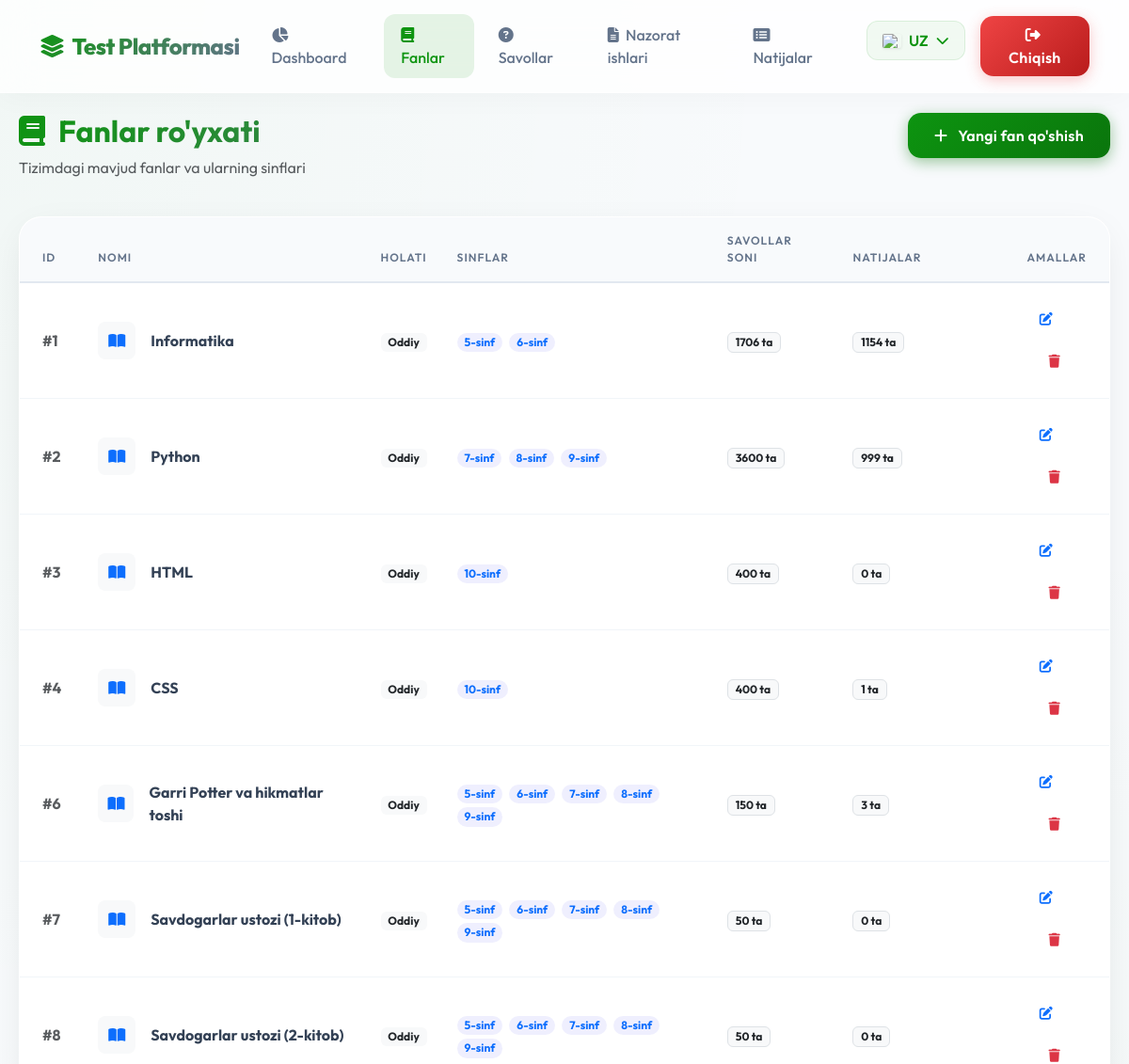
Before: /admin/subjects (signed in, upper part) with the older database file.
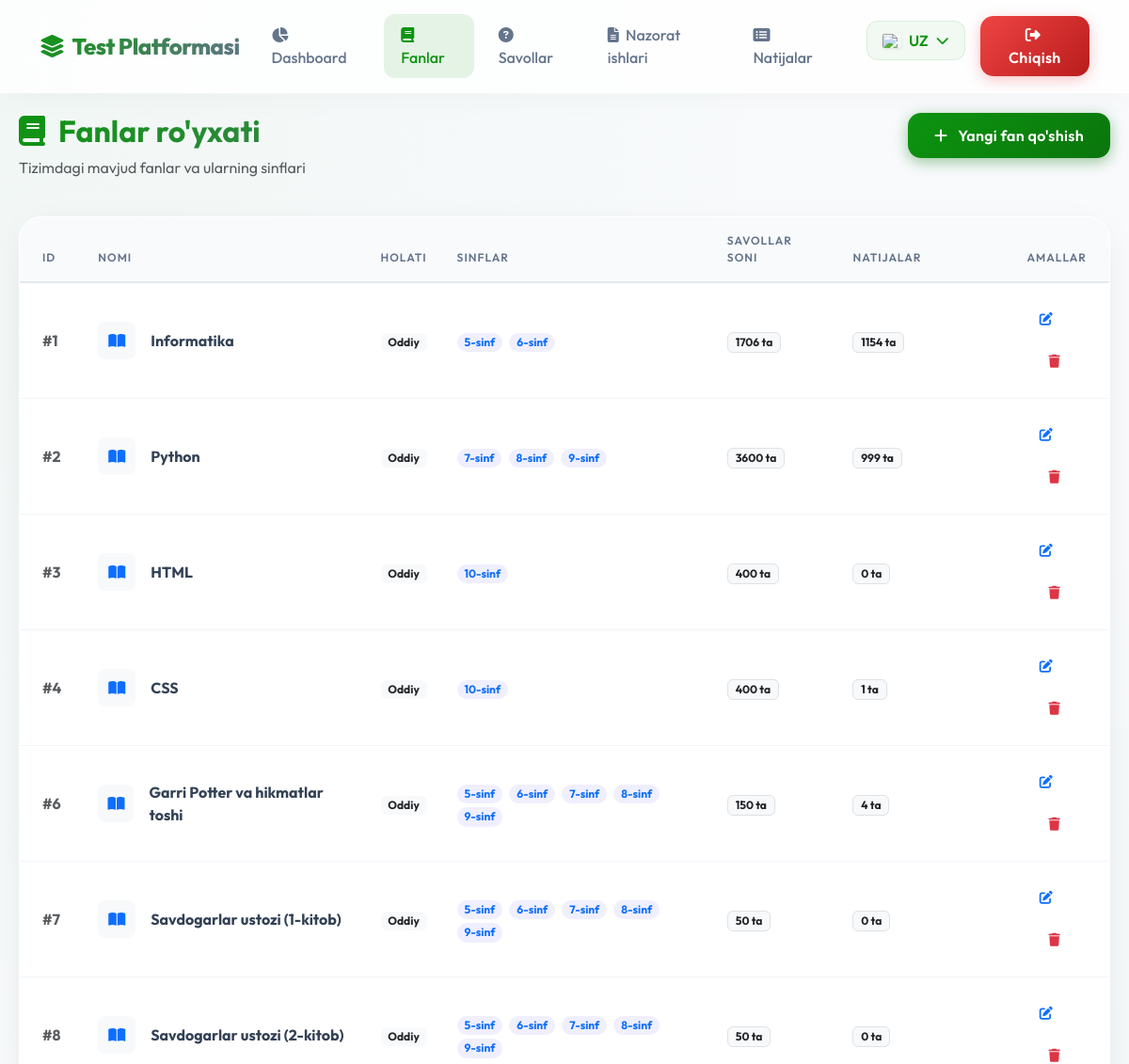
After: the same page with the newer database file.
### models.py (models this page shows)
class Subject(db.Model):
    id = db.Column(db.Integer, primary_key=True)
    name = db.Column(db.String(50), nullable=False)
    name_ru = db.Column(db.String(50))
    name_en = db.Column(db.String(50))
    grades = db.Column(db.String(20), nullable=False)  # "5,6" yoki "7,8,9"
    is_protected = db.Column(db.Boolean, default=False) # Anti-cheat protection
    question_count = db.Column(db.Integer, default=20)
    time_limit = db.Column(db.Integer, default=30)
    show_results = db.Column(db.Boolean, default=True)

### routes/admin.py (the view)
@admin_bp.route('/subjects')
def subjects():
    subjects = Subject.query.all()
    return render_template('admin_subjects.html', subjects=subjects)

### routes/admin.py (called while the page is built)
@admin_bp.before_request
def require_login():
    allowed_routes = ['admin.login', 'admin.result_delete']
    if request.endpoint != 'admin.login' and 'admin_id' not in session:
        return redirect(url_for('admin.login'))

### templates/admin_subjects.html (shortened to what this page needs)
{% extends "base.html" %}
{% block content %}
<div class="row mb-4 animate-fade-in-up">
    <div class="col-md-8">
        <h2 class="fw-bold text-gradient"><i class="fas fa-book me-2"></i> {{ _('Fanlar ro\'yxati') }}</h2>
        <p class="text-muted">{{ _('Tizimdagi mavjud fanlar va ularning sinflari') }}</p>
    </div>
    <div class="col-md-4 text-md-end">
        <a href="{{ url_for('admin.subject_add') }}" class="btn btn-primary">
            <i class="fas fa-plus me-2"></i> {{ _('Yangi fan qo\'shish') }}
        </a>
    </div>
</div>
<div class="card animate-fade-in-up" style="animation-delay: 0.1s;">
    <div class="card-body p-0">
        <div class="table-responsive">
            <table class="table table-hover align-middle mb-0">
                <thead>
                    <tr>
                        <th class="ps-4">ID</th>
                        <th>{{ _('Nomi') }}</th>
                        <th>{{ _('Holati') }}</th>
                        <th>{{ _('Sinflar') }}</th>
                        <th>{{ _('Savollar soni') }}</th>
                        <th>{{ _('Natijalar') }}</th>
                        <th class="text-end pe-4">{{ _('Amallar') }}</th>
                    </tr>
                </thead>
                <tbody>
                    {% for subject in subjects %}
                    <tr>
                        <td class="ps-4 fw-bold text-muted">#{{ subject.id }}</td>
                        <td>
                            <div class="d-flex align-items-center">
                                <div class="icon-square bg-light text-primary rounded-3 me-3 d-flex align-items-center justify-content-center"
                                    style="width: 40px; height: 40px;">
                                    <i class="fas fa-book-open"></i>
                                </div>
                                <span class="fw-bold">{{ subject.name }}</span>
                            </div>
                        </td>
                        <td>
                            {% if subject.is_protected %}
                            <span class="badge bg-success"><i class="fas fa-shield-alt"></i> {{ _('Himoyalangan')
                                }}</span>
                            {% else %}
                            <span class="badge bg-light text-dark">{{ _('Oddiy') }}</span>
                            {% endif %}
                        </td>
                        <td>
                            {% for grade in subject.grades.split(',') %}
                            <span class="badge bg-soft-primary text-primary rounded-pill me-1">{{ grade }}-{{ _('sinf')
                                }}</span>
                            {% endfor %}
                        </td>
                        <td>
                            <span class="badge bg-light text-dark border">{{ subject.questions|length }} {{ _('ta')
                                }}</span>
                        </td>
                        <td>
                            <span class="badge bg-light text-dark border">{{ subject.results|length }} {{ _('ta')
                                }}</span>
                        </td>
                        <td class="text-end pe-4">
                            <a href="{{ url_for('admin.subject_edit', id=subject.id) }}"
                                class="btn btn-sm btn-outline-primary me-2">
                                <i class="fas fa-edit"></i>
                            </a>
                            <a href="{{ url_for('admin.subject_delete', id=subject.id) }}"
                                class="btn btn-sm btn-outline-danger"
                                onclick="return confirm('{{ _('Haqiqatan ham bu fanni o\'chirmoqchimisiz? Unga bog\'liq barcha ma\'lumotlar tekshiriladi.') }}')">
                                <i class="fas fa-trash"></i>
                            </a>
                        </td>
                    </tr>
                    {% endfor %}
                </tbody>
            </table>
        </div>
    </div>
</div>
{% endblock %}

Changed rows visible on the page:
changed Subject "Garri Potter va hikmatlar toshi": results|length "3" → "4"
